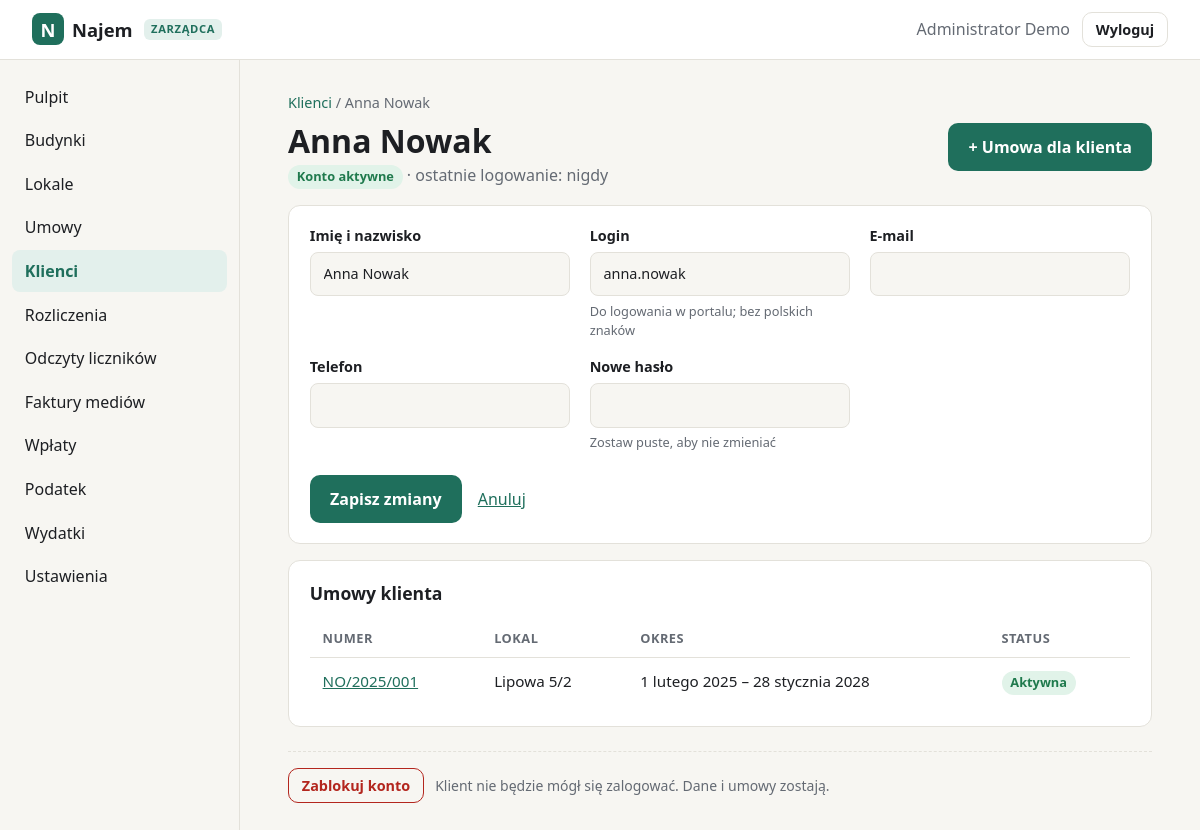
The app's page /zarzadca/klienci/3 (signed in), older data.
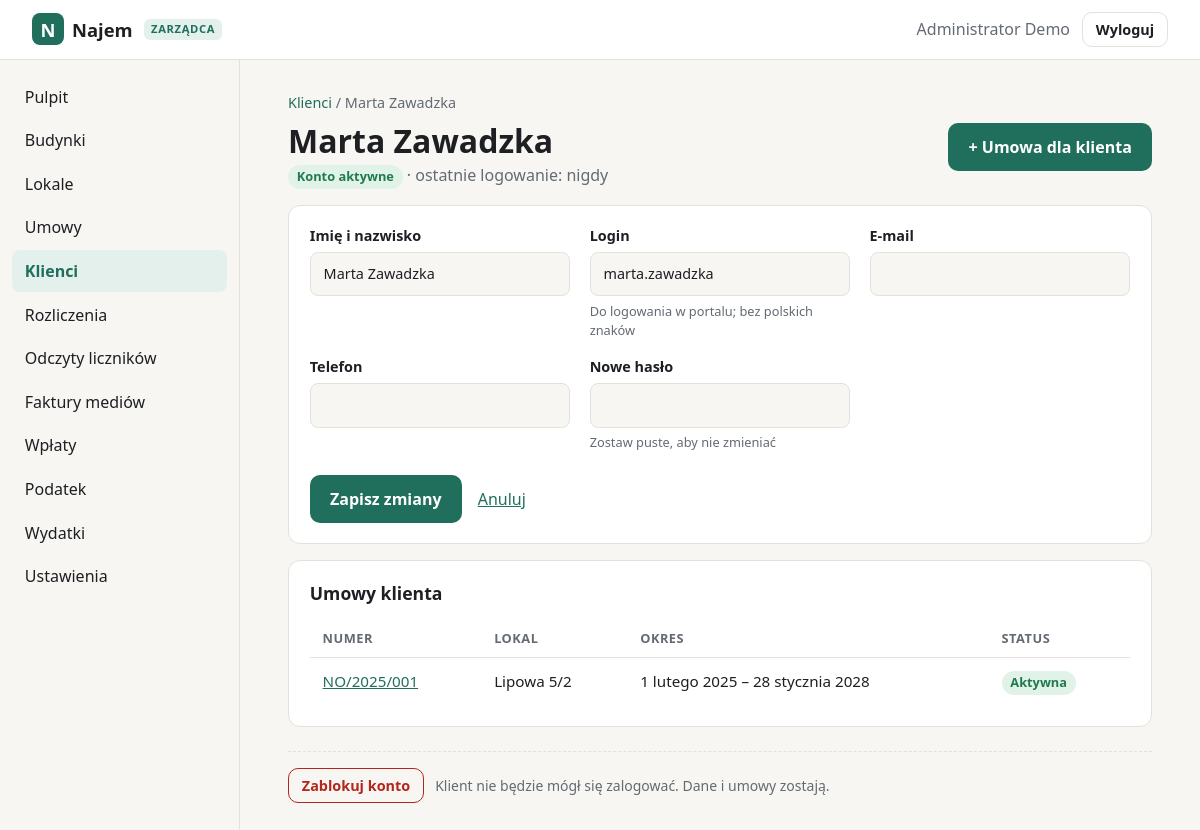
The same page, newer data.
### tables this page shows
CREATE TABLE users (
    id            INTEGER PRIMARY KEY AUTOINCREMENT,
    login         TEXT NOT NULL UNIQUE COLLATE NOCASE,
    password_hash TEXT NOT NULL,
    full_name     TEXT,
    role          TEXT NOT NULL DEFAULT 'klient',
    created_at    TEXT NOT NULL DEFAULT (datetime('now')),
    last_login_at TEXT
, email TEXT, telefon TEXT, aktywny INTEGER NOT NULL DEFAULT 1);

### admin.py (the view, shortened to what this page needs)
@bp.route("/klienci/<int:kid>", methods=["GET", "POST"])
def klient_edycja(kid):
    k = get_db().execute("SELECT * FROM users WHERE id=? AND role='klient'", (kid,)).fetchone()
    if k is None:
        abort(404)
    umowy = get_db().execute(UMOWY_SQL + " WHERE u.najemca_id=? ORDER BY u.data_od DESC", (kid,)).fetchall()
    f = Form({key: ("" if k[key] is None else str(k[key])) for key in ("login", "full_name", "email", "telefon")})
    return render_template("admin/klient_form.html", active="klienci", f=f, k=k, umowy=umowy)

### admin.py (called while the page is built)
@bp.before_request
@manager_required
def _guard():
    if request.method == "POST":
        check_csrf()

@bp.context_processor
def _ctx():
    return {"admin_menu": ADMIN_MENU, "rodzaje_lokali": RODZAJE_LOKALI,
            "rodzaje_umow": RODZAJE_UMOW, "opcje": lambda xs: [(x, x) for x in xs],
            "today": date.today().isoformat()}

### app.py (called while the page is built)
def get_db() -> sqlite3.Connection:
    if "db" not in g:
        g.db = sqlite3.connect(DB_PATH)
        g.db.row_factory = sqlite3.Row
        g.db.execute("PRAGMA foreign_keys = ON")
    return g.db

def csrf_token() -> str:
    if "_csrf" not in session:
        session["_csrf"] = secrets.token_urlsafe(32)
    return session["_csrf"]

def static_v(filename):
    try:
        v = int((BASE / "static" / filename).stat().st_mtime)
    except OSError:
        v = 0
    return url_for("static", filename=filename, v=v)

def manager_required(view):
    @wraps(view)
    def wrapped(*a, **kw):
        if g.user is None:
            return redirect(url_for("login", next=request.path))
        if g.user["role"] != "zarzadca":
            abort(403)
        return view(*a, **kw)
    return wrapped

### templates/admin/klient_form.html (shortened to what this page needs)
{% extends "admin/base.html" %}
{% from "admin/_form.html" import field, csrf %}
{% from "_macros.html" import badge %}
{% block content %}
<nav class="crumbs"><a href="{{ url_for('zarzadca.klienci') }}">Klienci</a> / {{ (k.full_name or k.login) if k else 'Nowy' }}</nav>
<div class="page-head">
  <div>
    <h1>{{ (k.full_name or k.login) if k else 'Nowy klient' }}</h1>
    {% if k %}<p>{% if k.aktywny %}<span class="badge badge-aktywna">Konto aktywne</span>{% else %}<span class="badge badge-zakonczona">Konto zablokowane</span>{% endif %}
      <span class="muted">· ostatnie logowanie: {{ k.last_login_at|data if k.last_login_at else 'nigdy' }}</span></p>{% endif %}
  </div>
  {% if k %}<div class="actions"><a class="btn btn-primary" href="{{ url_for('zarzadca.umowa_nowa', klient=k.id) }}">+ Umowa dla klienta</a></div>{% endif %}
</div>
<form method="post" class="panel-box form" novalidate autocomplete="off">
  <div class="form-grid">
    {{ field(f, "full_name", "Imię i nazwisko", attrs="required maxlength=120") }}
    {{ field(f, "login", "Login", hint="Do logowania w portalu; bez polskich znaków", attrs='required maxlength=50 autocomplete="off"') }}
    {{ field(f, "email", "E-mail", type="email") }}
    {{ field(f, "telefon", "Telefon", type="tel") }}
    {{ field(f, "haslo", "Nowe hasło" if k else "Hasło startowe", type="password",
             hint="Zostaw puste, aby nie zmieniać" if k else "Min. 8 znaków — przekaż je klientowi",
             attrs='autocomplete="new-password" minlength=8') }}
  </div>
  <div class="form-actions">
    <button class="btn btn-primary" type="submit">{{ 'Zapisz zmiany' if k else 'Dodaj klienta' }}</button>
    <a href="{{ url_for('zarzadca.klienci') }}">Anuluj</a>
  </div>
</form>
{% if k %}
<section class="panel-box">
  <h2>Umowy klienta</h2>
  {% if umowy %}
  <div class="table-wrap"><table class="table">
    <thead><tr><th>Numer</th><th>Lokal</th><th>Okres</th><th>Status</th></tr></thead>
    <tbody>{% for u in umowy %}
      <tr><td data-label="Numer"><a href="{{ url_for('zarzadca.umowa_edycja', uid=u.id) }}">{{ u.numer }}</a></td>
          <td data-label="Lokal">{{ u.lokal_nazwa }}</td>
          <td data-label="Okres">{{ u.data_od|data }} – {{ (u.rozwiazana_dnia or u.data_do)|data if (u.rozwiazana_dnia or u.data_do) else 'czas nieokreślony' }}</td>
          <td data-label="Status">{{ badge(u) }}</td></tr>
    {% endfor %}</tbody>
  </table></div>
  {% else %}<p class="muted">Klient nie ma jeszcze umów.</p>{% endif %}
</section>
<div class="danger-zone">
  <form method="post" action="{{ url_for('zarzadca.klient_aktywny', kid=k.id) }}" class="inline">
    {% if k.aktywny %}
      <button class="btn btn-danger btn-sm" type="submit">Zablokuj konto</button>
      <span class="muted small">Klient nie będzie mógł się zalogować. Dane i umowy zostają.</span>
    {% else %}
      <button class="btn btn-ghost btn-sm" type="submit">Odblokuj konto</button>
    {% endif %}
  </form>
</div>
{% endif %}
{% endblock %}

### templates/admin/_form.html (shortened to what this page needs)
{% macro field(f, name, label, type="text", hint=None, attrs="") -%}
<label class="field{% if f.errors[name] %} has-error{% endif %}">{{ label }}
  <input name="{{ name }}" type="{{ type }}" value="{{ f.raw.get(name, '') if f.raw.get(name) is not none else '' }}" {{ attrs|safe }}>
  {% if f.errors[name] %}<span class="err">{{ f.errors[name] }}</span>{% elif hint %}<span class="hint">{{ hint }}</span>{% endif %}
</label>
{%- endmacro %}

Row changes from the older to the newer data that the page shows:
changed users: full_name "Anna Nowak" → "Marta Zawadzka"; login "anna.nowak" → "marta.zawadzka"
